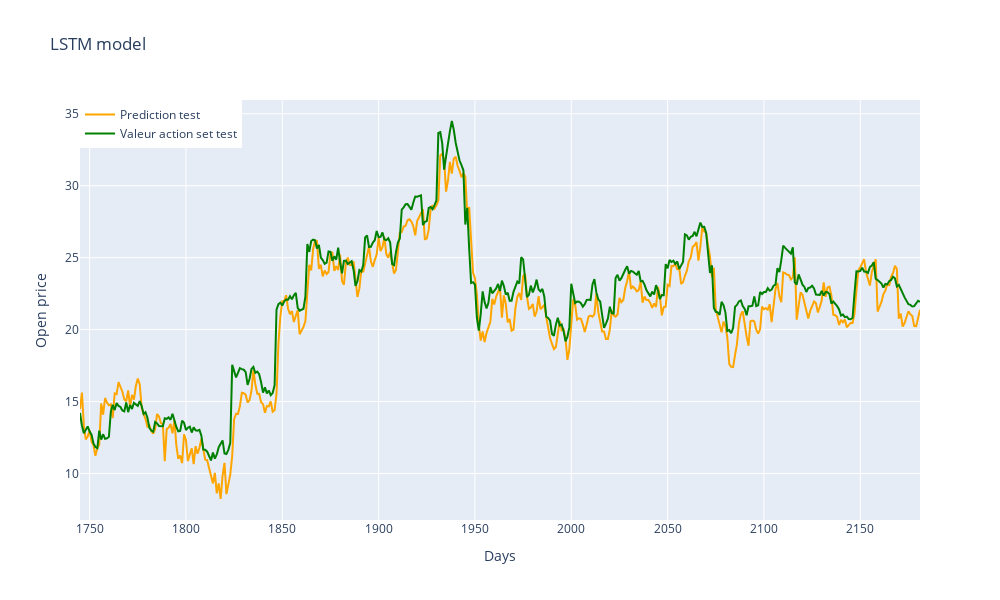

Notebook code for this chart:
### Code cell
x_range = list(range(fenetre + len(y_train), len(y_train) + fenetre + len(predictions_test)))
fig = go.Figure()

fig.add_trace(go.Scatter(
    x=x_range,
    y=predictions_test.flatten(),
    mode='lines',
    name='Prediction test',
    line=dict(color='orange')
))

fig.add_trace(go.Scatter(
    x=x_range,
    y=y_test_scaled.flatten(),
    mode='lines',
    name='Valeur action set test',
    line=dict(color='green')
))

fig.update_layout(
    title='LSTM model',
    xaxis_title='Days',
    yaxis_title='Open price',
    legend=dict(x=0, y=1), 
    width=1000,  
    height=600   
)

fig.show()

### Figure 1 — Plotly figure (JSON) as saved in the notebook; plotly's stock layout.template omitted (floating-point values rounded to 4 significant figures; data arrays with more than 128 entries replaced by an {"elided": "..."} marker saying what was removed)
{"data": [{"line": {"color": "orange"}, "mode": "lines", "name": "Prediction test", "type": "scatter", "x": {"elided": "437 int values"}, "y": {"elided": "437 float values"}}, {"line": {"color": "green"}, "mode": "lines", "name": "Valeur action set test", "type": "scatter", "x": {"elided": "437 int values"}, "y": {"elided": "437 float values"}}], "layout": {"height": 600, "legend": {"x": 0, "y": 1}, "title": {"text": "LSTM model"}, "width": 1000, "xaxis": {"title": {"text": "Days"}}, "yaxis": {"title": {"text": "Open price"}}}}
